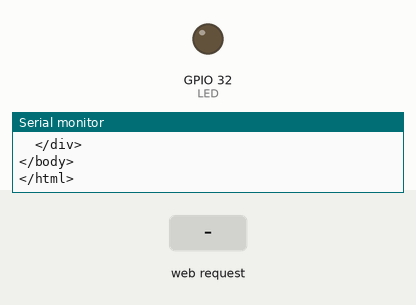
Simulated run of this program. Board: ESP32. On the bench: output pins drawn as LEDs (lit = HIGH), the last lines printed to the serial monitor. The inputs (shaded band) are chosen by the test bench. WiFi joins after 1.5 s; servers stay silent unless stated.

Above: at 4.6 s.
4.7 s: HTTP request GET /H received
At 5.9 s:
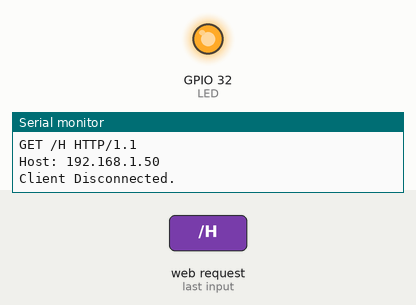
6.2 s: HTTP request GET /L received
At 7.1 s:
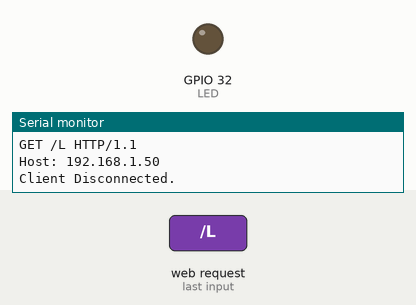
Timing chart, 0 to 9.2 s (numbered marks = the images above; inputs shaded):
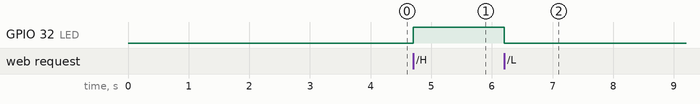

The program:

main.cpp
```cpp
#include <Arduino.h>
#include <WiFi.h>
#include <page.h>

WiFiServer server(80);
int LED = GPIO_NUM_32;

void setup(){

  Serial.begin(9600);
  pinMode(LED, OUTPUT);
  WiFi.begin("NOME_DA_REDE", "SENHA_DA_REDE");
  while (WiFi.status() != WL_CONNECTED){
    delay(500);
    Serial.println("Connecting to WiFi..");
  }
  String ip = WiFi.localIP().toString();
  String ipStr = "Connected to the WiFi network: " + ip;
  Serial.println(ipStr);
  page.replace("X-X-X", ip);
  Serial.print(page);

  server.begin();
}

void loop(){
  WiFiClient client = server.available();
  if (client) {
    Serial.println("New Client.");
    String currentLine = "";
    while (client.connected()) {
      if (client.available()) {
        char c = client.read();
        Serial.write(c);
        if (c == '\n') {
          if (currentLine.length() == 0) {
            client.print(page);
            break;
          } else {
            currentLine = "";
          }
        } else if (c != '\r') {
          currentLine += c;
        }
        if (currentLine.endsWith("GET /H")) {
          digitalWrite(LED, HIGH);
        }
        if (currentLine.endsWith("GET /L")) {
          digitalWrite(LED, LOW);
        }
      }
    }
    client.stop();
    Serial.println("Client Disconnected.");
  }
}
```

page.h
```cpp
#ifndef PAGE_H
#define PAGE_H

#include <Arduino.h>

String page_old =
"HTTP/1.1 200 OK\n"
"Content-type:text/html\n"
"\n"
"Click <a href=\"/H\">here</a> to turn the LED on pin 2 on.<br>\n"
"Click <a href=\"/L\">here</a> to turn the LED on pin 2 off.<br>\n"
"<button type=\"button\">Click Me!</button>"
"\n";

String page_controller = "<!doctype html>\n\r"
"\n\r"
"<html lang=\"en\">\r\n"
"<head>\r\n"
"  <meta charset=\"utf-8\">\r\n"
"  <title>ESP32 - Curso introdutório</title>\r\n"
"  <meta name=\"ESP32\" content=\"ESP32 Teste\">\r\n"
"</head>\r\n"
"\r\n"
"<style>\r\n"
"  body {"
"    background-image: url(\"https://i.imgur.com/lAJhivU.png\");"
"    background-repeat: repeat;"
"  }"
"  h1 {\r\n"
"    font-family: \'Source Sans Pro\', sans-serif;\r\n"
"    text-align-last: center;\r\n"
"    width: 100%;\r\n"
"  }\r\n"
"  p{\r\n"
"    text-align-last: center;\r\n"
"    width: 100%;\r\n"
"  }\r\n"
"  .firstDiv {\r\n"
"    width: 500px;\r\n"
"    position: fixed;\r\n"
"    top: 70%;\r\n"
"    left: 50%;\r\n"
"    transform: translate(-50%, -50%);\r\n"
"    background-color: #F1F1F1;\r\n"
"    border-radius: 10px;"
" }\r\n"
"  .imgDiv {\r\n"
"    width: 500px;\r\n"
"    position: fixed;\r\n"
"    top: 30%;\r\n"
"    left: 50%;\r\n"
"    transform: translate(-30%, -40%);\r\n"
" }\r\n"
"    button {"
"    background-color: #4CAF50; /* Green */"
"    border: none;"
"    color: white;"
"    padding: 15px 32px;"
"    text-align: center;"
"    text-decoration: none;"
"    display: inline-block;"
"    font-size: 16px;"
"    border-radius: 10px;"
"    }"
"</style>\r\n"
"\r\n"
"<body>\r\n"
"  <script>\r\n"
"    window.addEventListener(\"gamepadconnected\", (event) => {\r\n"
"       console.log(\"A gamepad connected:\");\r\n"
"       console.log(event.gamepad);\r\n"
"       var intervalID = setInterval(function(){gameLoop()}, 100);\r\n"
"    });\r\n"
"    window.addEventListener(\"gamepaddisconnected\", (event) => {\r\n"
"       console.log(\"A gamepad disconnected:\");\r\n"
"       console.log(event.gamepad);\r\n"
"    });\r\n"
"    function gameLoop() {\r\n"
"      var gamepad = navigator.getGamepads()[0];\r\n"
"       if(gamepad.buttons[0].value > 0 || gamepad.buttons[0].pressed == true) {\r\n"
"           LedOn();\r\n"
"       };\r\n"
"       if(gamepad.buttons[1].value > 0 || gamepad.buttons[1].pressed == true) {\r\n"
"           LedOff();\r\n"
"       };\r\n"
"    }"
"    function LedOn() {\r\n"
"      var xhttp = new XMLHttpRequest();\r\n"
"      xhttp.open(\"GET\", \"/H\", true);\r\n"
"      xhttp.setRequestHeader(\"Content-type\", \"text/html\");\r\n"
"      xhttp.send(\"Sem dados, somente o get\");\r\n"
"    }\r\n"
"    function LedOff() {\r\n"
"      var xhttp = new XMLHttpRequest();\r\n"
"      xhttp.open(\"GET\", \"/L\", true);\r\n"
"      xhttp.setRequestHeader(\"Content-type\", \"text/html\");\r\n"
"      xhttp.send(\"Sem dados, somente o get\");\r\n"
"    }\r\n"
"  </script>\r\n"
"  <div class=\"imgDiv\">\r\n"
"     <img src=\"https://i.imgur.com/kBRQnHS.png\">"
"  </div>\r\n"
"  <div class=\"firstDiv\">\r\n"
"    <h1>ESP32 - Teste acionamento</h1>\r\n"
"    <p>\r\n"
"      <button style=\"align-self: center;\" onclick=\"LedOn()\">ON</button>\r\n"
"    </p>\r\n"
"    <p>\r\n"
"      <button style=\"align-self: center;\" onclick=\"LedOff()\">OFF</button>\r\n"
"    </p>\r\n"
"    <p id=\"info\"></p>\r\n"
"  </div>\r\n"
"\r\n"
"</body>\r\n"
"</html>\r\n"
"";

String page = "<!doctype html>\n\r"
"\n\r"
"<html lang=\"en\">\r\n"
"<head>\r\n"
"  <meta charset=\"utf-8\">\r\n"
"  <title>ESP32 - Curso introdutório</title>\r\n"
"  <meta name=\"ESP32\" content=\"ESP32 Teste\">\r\n"
"</head>\r\n"
"\r\n"
"<style>\r\n"
"  body {"
"    background-image: url(\"https://i.imgur.com/lAJhivU.png\");"
"    background-repeat: repeat;"
"  }"
"  h1 {\r\n"
"    font-family: \'Source Sans Pro\', sans-serif;\r\n"
"    text-align-last: center;\r\n"
"    width: 100%;\r\n"
"  }\r\n"
"  p{\r\n"
"    text-align-last: center;\r\n"
"    width: 100%;\r\n"
"  }\r\n"
"  .firstDiv {\r\n"
"    width: 500px;\r\n"
"    position: fixed;\r\n"
"    top: 70%;\r\n"
"    left: 50%;\r\n"
"    transform: translate(-50%, -50%);\r\n"
"    background-color: #F1F1F1;\r\n"
"    border-radius: 10px;"
" }\r\n"
"  .imgDiv {\r\n"
"    width: 500px;\r\n"
"    position: fixed;\r\n"
"    top: 30%;\r\n"
"    left: 50%;\r\n"
"    transform: translate(-30%, -40%);\r\n"
" }\r\n"
"    button {"
"    background-color: #4CAF50; /* Green */"
"    border: none;"
"    color: white;"
"    padding: 15px 32px;"
"    text-align: center;"
"    text-decoration: none;"
"    display: inline-block;"
"    font-size: 16px;"
"    border-radius: 10px;"
"    }"
"</style>\r\n"
"\r\n"
"<body>\r\n"
"  <script>\r\n"
"    function LedOn() {\r\n"
"      var xhttp = new XMLHttpRequest();\r\n"
"      xhttp.open(\"GET\", \"/H\", true);\r\n"
"      xhttp.setRequestHeader(\"Content-type\", \"text/html\");\r\n"
"      xhttp.send(\"Sem dados, somente o get\");\r\n"
"    }\r\n"
"    function LedOff() {\r\n"
"      var xhttp = new XMLHttpRequest();\r\n"
"      xhttp.open(\"GET\", \"/L\", true);\r\n"
"      xhttp.setRequestHeader(\"Content-type\", \"text/html\");\r\n"
"      xhttp.send(\"Sem dados, somente o get\");\r\n"
"    }\r\n"
"  </script>\r\n"
"  <div class=\"imgDiv\">\r\n"
"     <img src=\"https://i.imgur.com/kBRQnHS.png\">"
"  </div>\r\n"
"  <div class=\"firstDiv\">\r\n"
"    <h1>ESP32 - Teste acionamento</h1>\r\n"
"    <p>\r\n"
"      <button style=\"align-self: center;\" onclick=\"LedOn()\">ON</button>\r\n"
"    </p>\r\n"
"    <p>\r\n"
"      <button style=\"align-self: center;\" onclick=\"LedOff()\">OFF</button>\r\n"
"    </p>\r\n"
"    <p id=\"info\"></p>\r\n"
"  </div>\r\n"
"\r\n"
"</body>\r\n"
"</html>\r\n"
"";

#endif
```

Measured:
- after the input at 4.7 s, GPIO 32 (LED): LOW → HIGH at once
- after the input at 6.2 s, GPIO 32 (LED): HIGH → LOW at once
